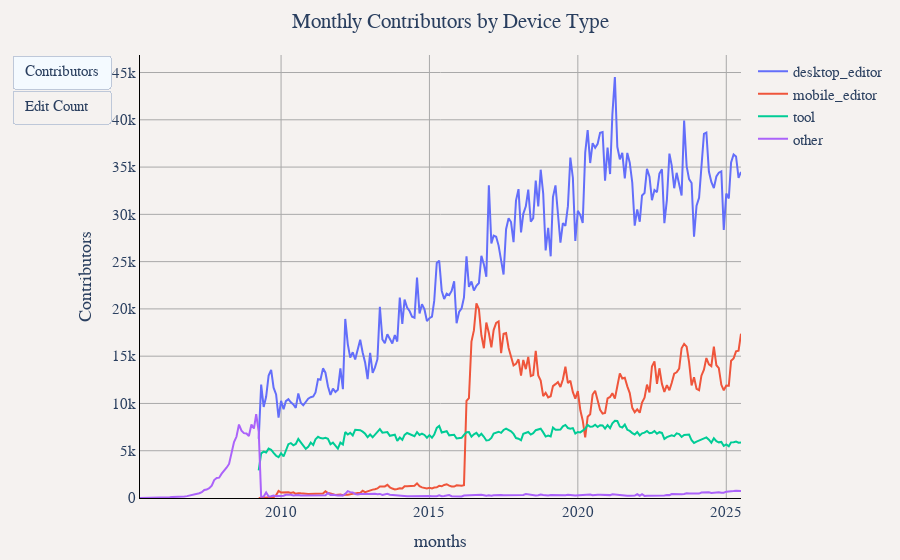

The notebook cell saved with this chart:
### Markdown cell above
## Monthly Contributors by Device Type

### Code cell
df_device_metrics = duckdb.sql("""
SELECT
    CONCAT(year, '-', LPAD(CAST(month as VARCHAR), 2, '0')) as months,
    device_type,
    COUNT(DISTINCT user_name) as Contributors,
    CAST(SUM(edit_count) as BIGINT) as "Edit Count"
FROM '../changeset_data/year=*/month=*/*.parquet'
WHERE device_type IS NOT NULL
GROUP BY year, month, device_type
ORDER BY year, month, device_type
""").df()

util.show_figure(
    [
        util.FigureConfig(
            title="Monthly Contributors by Device Type",
            label="Contributors",
            x_col="months",
            y_col="Contributors",
            group_col="device_type",
            query_or_df=df_device_metrics,
        ),
        util.FigureConfig(
            title="Monthly Edit Count by Device Type",
            label="Edit Count",
            x_col="months",
            y_col="Edit Count",
            group_col="device_type",
            query_or_df=df_device_metrics,
        ),
    ],
)

### Figure 1 — Plotly figure (JSON) as saved in the notebook; plotly's stock layout.template omitted (floating-point values rounded to 4 significant figures; data arrays with more than 128 entries replaced by an {"elided": "..."} marker saying what was removed)
{"data": [{"hovertemplate": "desktop_editor<br>%{x}<br>%{y:,} Contributors<extra></extra>", "name": "desktop_editor", "type": "scatter", "visible": true, "x": {"elided": "196 str values"}, "y": {"elided": "196 int values"}}, {"hovertemplate": "mobile_editor<br>%{x}<br>%{y:,} Contributors<extra></extra>", "name": "mobile_editor", "type": "scatter", "visible": true, "x": {"elided": "196 str values"}, "y": {"elided": "196 int values"}}, {"hovertemplate": "tool<br>%{x}<br>%{y:,} Contributors<extra></extra>", "name": "tool", "type": "scatter", "visible": true, "x": {"elided": "196 str values"}, "y": {"elided": "196 int values"}}, {"hovertemplate": "other<br>%{x}<br>%{y:,} Contributors<extra></extra>", "name": "other", "type": "scatter", "visible": true, "x": {"elided": "244 str values"}, "y": {"elided": "244 int values"}}, {"hovertemplate": "desktop_editor<br>%{x}<br>%{y:,} Edit Count<extra></extra>", "name": "desktop_editor", "type": "scatter", "visible": false, "x": {"elided": "196 str values"}, "y": {"elided": "196 int values"}}, {"hovertemplate": "mobile_editor<br>%{x}<br>%{y:,} Edit Count<extra></extra>", "name": "mobile_editor", "type": "scatter", "visible": false, "x": {"elided": "196 str values"}, "y": {"elided": "196 int values"}}, {"hovertemplate": "tool<br>%{x}<br>%{y:,} Edit Count<extra></extra>", "name": "tool", "type": "scatter", "visible": false, "x": {"elided": "196 str values"}, "y": {"elided": "196 int values"}}, {"hovertemplate": "other<br>%{x}<br>%{y:,} Edit Count<extra></extra>", "name": "other", "type": "scatter", "visible": false, "x": {"elided": "244 str values"}, "y": {"elided": "244 int values"}}], "layout": {"barmode": "stack", "font": {"family": "Times", "size": 15}, "margin": {"b": 55, "l": 55, "r": 55, "t": 55}, "paper_bgcolor": "#f5f2f0", "plot_bgcolor": "#f5f2f0", "title": {"text": "Monthly Contributors by Device Type", "x": 0.5}, "updatemenus": [{"buttons": [{"args": [{"visible": [true, true, true, true, false, false, false, false]}, {"title.text": "Monthly Contributors by Device Type", "xaxis.title.text": "months", "yaxis.title.text": "Contributors"}], "label": "Contributors", "method": "update"}, {"args": [{"visible": [false, false, false, false, true, true, true, true]}, {"title.text": "Monthly Edit Count by Device Type", "xaxis.title.text": "months", "yaxis.title.text": "Edit Count"}], "label": "Edit Count", "method": "update"}], "type": "buttons"}], "xaxis": {"gridcolor": "darkgray", "linecolor": "black", "showgrid": true, "tickcolor": "black", "title": {"text": "months"}, "zerolinecolor": "darkgray"}, "yaxis": {"gridcolor": "darkgray", "linecolor": "black", "rangemode": "tozero", "showgrid": true, "tickcolor": "black", "title": {"text": "Contributors"}, "zerolinecolor": "darkgray"}}}
